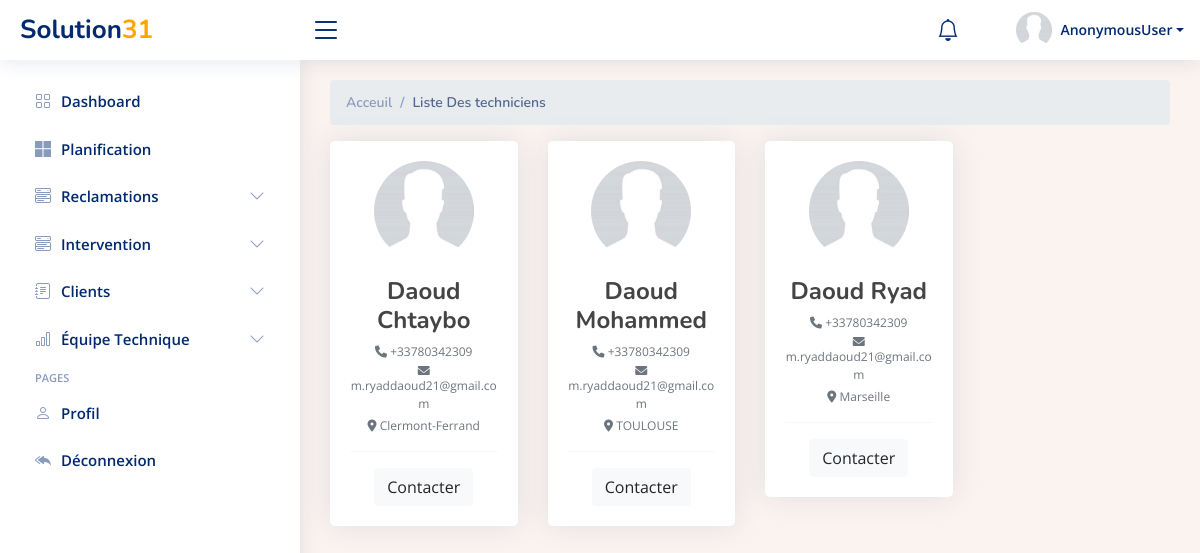
Page /Techniciens/list on the committed database.
### Dashboard/models.py (models this page shows)
class Technicien(models.Model):
    user = models.OneToOneField(User, on_delete=models.CASCADE)
    nom = models.CharField(max_length=100)
    prenom = models.CharField(max_length=100)
    numero_telephone = models.CharField(max_length=15)
    email = models.EmailField()
    Addresse = models.CharField(max_length=100, blank=True, null=True)
    Ville = models.CharField(max_length=100, blank=True, null=True)
    def __str__(self):
        return f"{self.nom} {self.prenom}"

### Dashboard/views.py (the view)
# urls.py: path('Techniciens/list',list_techniciens ,name='list_techniciens'),
def list_techniciens(request):
    date = datetime.now().date()
    print(date)
    techs = Technicien.objects.all()
    print(techs)
    context={ 'date':date,'techs':techs}
    return render(request, 'Dashboard/list_techniciens.html',context)

### Dashboard/templates/Dashboard/list_techniciens.html (shortened to what this page needs)
{% extends 'Dashboard/main.html' %}
{% load static %}
{% block content %}
<link rel="stylesheet" href="https://cdnjs.cloudflare.com/ajax/libs/font-awesome/6.0.0-beta3/css/all.min.css"
      xmlns="http://www.w3.org/1999/html">
    <main id="main" class="main">
        <div class="pagetitle">
            <nav>
                <ol class="breadcrumb">
                    <li class="breadcrumb-item"><a href="index.html">Acceuil</a></li>
                    <li class="breadcrumb-item active">Liste Des techniciens</li>
                </ol>
            </nav>
        </div>
        <div class="row">
              {% for int in techs %}
                <div class="col-3">
                  <div class="card mb-3">
                    <div class="card-body text-center">
                      <div class="rounded-circle mx-auto mb-3" style="width: 100px; height: 100px; background-color: #eee; overflow: hidden;">
                        <img src="{% static 'Dashboard/assets/img/profile.jpg' %}" style="width: 100%; height: 100%; object-fit: cover;">
                      </div>
                      <h4 class="font-weight-bold">{{int.nom}} {{int.prenom}}</h4>
                      <div class="text-muted">
                        <p class="mb-1"><i class="fas fa-phone"></i> {{int.numero_telephone}}</p>
                        <p class="mb-1"><i class="fas fa-envelope"></i> {{int.email}}</p>
                        <p class="mb-1"><i class="fas fa-map-marker-alt"></i> {{int.Ville}}</p>
                      </div>
                        <hr>
                      <button class="btn btn-light">Contacter</button>
                    </div>
                  </div>
                </div>
              {% endfor %}
            </div>
    </main>
{% endblock content %}

### Dashboard/static/Dashboard/assets/css/main.css (style rules this page uses)
:root { --fc-daygrid-event-dot-width: 8px; }
:root { --fc-list-event-dot-width: 10px; --fc-list-event-hover-bg-color: #f5f5f5; }

### Dashboard/static/Dashboard/assets/css/style.css (style rules this page uses)
:root { scroll-behavior: smooth; }
body { font-family: "Open Sans", sans-serif; background: #f6f9ff; color: #444444; }
a { color: #4154f1; text-decoration: none; }
h1, h2, h3, h4, h5, h6 { font-family: "Nunito", sans-serif; }
#main { margin-top: 60px; padding: 20px 30px; transition: all 0.3s; }
.pagetitle { margin-bottom: 10px; }
.card { margin-bottom: 30px; border: none; border-radius: 5px; box-shadow: 0px 0 30px rgba(1, 41, 112, 0.1); }
.card-body { padding: 0 20px 20px 20px; }
.breadcrumb { font-size: 14px; font-family: "Nunito", sans-serif; color: #899bbd; font-weight: 600; }
.breadcrumb a { color: #899bbd; transition: 0.3s; }
.breadcrumb .breadcrumb-item::before { color: #899bbd; }
.breadcrumb .active { color: #51678f; font-weight: 600; }
@media (min-width: 1200px) { #main, #footer { margin-left: 300px; } }

### Dashboard/templates/Dashboard/list_techniciens.html (style rules this page uses)
.card-body { padding: 20px 20px 20px 20px; }
.mb-1 { font-size: 12px; }

### rows in the picture
Technicien: nom "Daoud", prenom "Chtaybo", numero_telephone "+33780342309", email "m.ryaddaoud21@gmail.com", Ville "Clermont-Ferrand"
Technicien: nom "Daoud", prenom "Mohammed", numero_telephone "+33780342309", email "m.ryaddaoud21@gmail.com", Ville "TOULOUSE"
Technicien: nom "Daoud", prenom "Ryad", numero_telephone "+33780342309", email "m.ryaddaoud21@gmail.com", Ville "Marseille"

### other values in the picture
{{ request.user }} "AnonymousUser"
